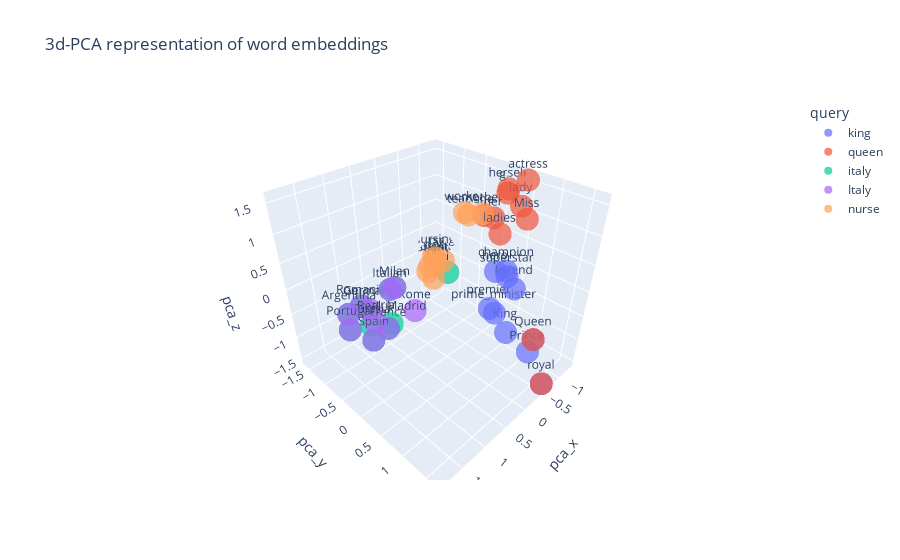

This figure's notebook cell:
### Code cell
px.scatter_3d (pca_df, x='pca_x', y='pca_y', z='pca_z', color="query", text="word", opacity=0.7, title="3d-PCA representation of word embeddings")

### Figure 1 — Plotly figure (JSON) as saved in the notebook; plotly's stock layout.template omitted (floating-point values rounded to 4 significant figures)
{"data": [{"hovertemplate": "query=king<br>pca_x=%{x}<br>pca_y=%{y}<br>pca_z=%{z}<br>word=%{text}<extra></extra>", "legendgroup": "king", "marker": {"color": "#636efa", "opacity": 0.7, "symbol": "circle"}, "mode": "markers+text", "name": "king", "scene": "scene", "showlegend": true, "text": ["royal", "King", "prime_minister", "legend", "Queen", "Prince", "superstar", "hero", "champion", "premier"], "type": "scatter3d", "x": [-0.5764, -0.6227, -0.4706, -0.7571, -0.6003, -0.6302, -0.724, -0.697, -0.749, -0.3701], "y": [1.65, 0.791, 0.6247, 0.7735, 1.351, 1.263, 0.6299, 0.4059, 0.583, 0.5894], "z": [-1.528, -0.9405, -0.5218, -0.09491, -0.7413, -1.089, 0.09855, 0.105, 0.1739, -0.3877]}, {"hovertemplate": "query=queen<br>pca_x=%{x}<br>pca_y=%{y}<br>pca_z=%{z}<br>word=%{text}<extra></extra>", "legendgroup": "queen", "marker": {"color": "#EF553B", "opacity": 0.7, "symbol": "circle"}, "mode": "markers+text", "name": "queen", "scene": "scene", "showlegend": true, "text": ["Queen", "royal", "lady", "Miss", "ladies", "actress", "she", "her", "herself", "girl"], "type": "scatter3d", "x": [-0.6003, -0.5764, -1.161, -0.9716, -0.7475, -1.223, -0.832, -0.9507, -1.123, -1.312], "y": [1.351, 1.65, 0.4616, 0.7157, 0.396, 0.4877, -0.0166, 0.09395, 0.2133, 0.06607], "z": [-0.7413, -1.528, 1.144, 1.073, 0.7819, 1.567, 0.9341, 0.8864, 1.371, 1.199]}, {"hovertemplate": "query=italy<br>pca_x=%{x}<br>pca_y=%{y}<br>pca_z=%{z}<br>word=%{text}<extra></extra>", "legendgroup": "italy", "marker": {"color": "#00cc96", "opacity": 0.7, "symbol": "circle"}, "mode": "markers+text", "name": "italy", "scene": "scene", "showlegend": true, "text": ["i", "Milan", "Real_Madrid", "Italian", "Spain", "Portugal", "Tunisia", "France", "Argentina", "Romania"], "type": "scatter3d", "x": [-0.03472, 1.103, 1.27, 1.184, 1.585, 1.868, 1.51, 1.318, 1.724, 1.47], "y": [-0.05398, -0.02051, 0.07093, -0.03381, 0.01371, -0.1209, -0.1195, 0.03361, -0.3442, -0.379], "z": [0.1785, 0.4605, -0.06302, 0.4612, -0.2249, 0.06058, -0.06317, -0.1463, 0.1354, 0.1324]}, {"hovertemplate": "query=Italy<br>pca_x=%{x}<br>pca_y=%{y}<br>pca_z=%{z}<br>word=%{text}<extra></extra>", "legendgroup": "Italy", "marker": {"color": "#ab63fa", "opacity": 0.7, "symbol": "circle"}, "mode": "markers+text", "name": "Italy", "scene": "scene", "showlegend": true, "text": ["Italian", "Spain", "France", "Milan", "Romania", "Germany", "Portugal", "Argentina", "Austria", "Rome"], "type": "scatter3d", "x": [1.184, 1.585, 1.318, 1.103, 1.47, 1.323, 1.868, 1.724, 1.377, 0.8848], "y": [-0.03381, 0.01371, 0.03361, -0.02051, -0.379, -0.3933, -0.1209, -0.3442, -0.2084, 0.1516], "z": [0.4612, -0.2249, -0.1463, 0.4605, 0.1324, -0.02549, 0.06058, 0.1354, -0.1165, 0.0139]}, {"hovertemplate": "query=nurse<br>pca_x=%{x}<br>pca_y=%{y}<br>pca_z=%{z}<br>word=%{text}<extra></extra>", "legendgroup": "nurse", "marker": {"color": "#FFA15A", "opacity": 0.7, "symbol": "circle"}, "mode": "markers+text", "name": "nurse", "scene": "scene", "showlegend": true, "text": ["nurses", "nursing", "doctor", "physician", "patient", "doctors", "hospital", "teacher", "worker", "mother"], "type": "scatter3d", "x": [-1.129, -1.031, -1.255, -1.239, -0.9586, -1.012, -1.075, -1.251, -1.101, -1.089], "y": [-1.512, -1.357, -1.339, -1.609, -1.437, -1.551, -1.382, -0.707, -0.6805, -0.2513], "z": [-0.6121, -0.5339, -0.6892, -1.237, -0.7321, -0.9334, -0.7289, 0.5592, 0.666, 0.799]}], "layout": {"legend": {"title": {"text": "query"}, "tracegroupgap": 0}, "scene": {"domain": {"x": [0, 1], "y": [0, 1]}, "xaxis": {"title": {"text": "pca_x"}}, "yaxis": {"title": {"text": "pca_y"}}, "zaxis": {"title": {"text": "pca_z"}}}, "title": {"text": "3d-PCA representation of word embeddings"}}}
